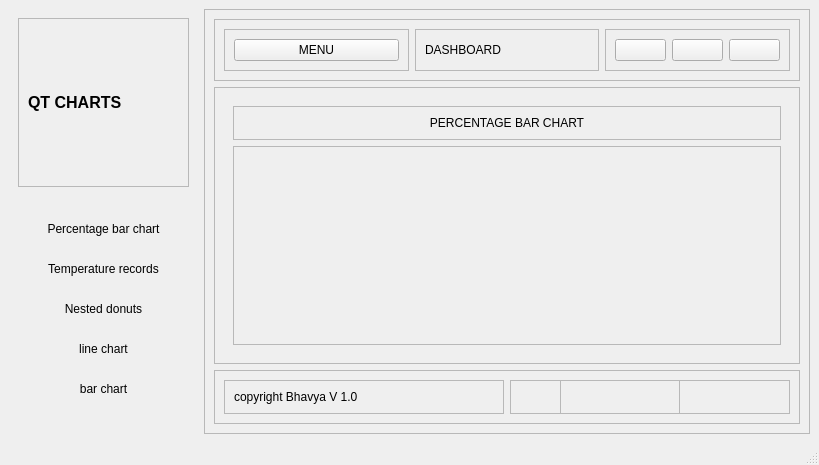
<?xml version="1.0" encoding="UTF-8"?>
<ui version="4.0">
 <class>MainWindow</class>
 <widget class="QMainWindow" name="MainWindow">
  <property name="geometry">
   <rect>
    <x>0</x>
    <y>0</y>
    <width>819</width>
    <height>465</height>
   </rect>
  </property>
  <property name="windowTitle">
   <string>MainWindow</string>
  </property>
  <widget class="QWidget" name="centralwidget">
   <layout class="QHBoxLayout" name="horizontalLayout">
    <item>
     <widget class="QWidget" name="left_menu_widget" native="true">
      <layout class="QVBoxLayout" name="verticalLayout">
       <item>
        <widget class="QFrame" name="frame_3">
         <property name="frameShape">
          <enum>QFrame::StyledPanel</enum>
         </property>
         <property name="frameShadow">
          <enum>QFrame::Raised</enum>
         </property>
         <layout class="QHBoxLayout" name="horizontalLayout_2">
          <item>
           <widget class="QLabel" name="label">
            <property name="styleSheet">
             <string notr="true"> font-size: 16px; font-weight: bold;</string>
            </property>
            <property name="text">
             <string>QT CHARTS</string>
            </property>
           </widget>
          </item>
         </layout>
        </widget>
       </item>
       <item>
        <widget class="QFrame" name="frame_4">
         <property name="styleSheet">
          <string notr="true">padding: 10px;
border-radius: 5px;
backgroung-color: rgba(33,43,51,100)</string>
         </property>
         <property name="frameShape">
          <enum>QFrame::StyledPanel</enum>
         </property>
         <property name="frameShadow">
          <enum>QFrame::Raised</enum>
         </property>
         <layout class="QVBoxLayout" name="verticalLayout_2">
          <item>
           <widget class="QPushButton" name="pushButton">
            <property name="styleSheet">
             <string notr="true">border-radius: 15px;</string>
            </property>
            <property name="text">
             <string>Percentage bar chart</string>
            </property>
            <property name="icon">
             <iconset resource="resource.qrc">
              <normaloff>:/icons/icons/chart-column-solid.svg</normaloff>:/icons/icons/chart-column-solid.svg</iconset>
            </property>
           </widget>
          </item>
          <item>
           <widget class="QPushButton" name="pushButton_5">
            <property name="text">
             <string>Temperature records</string>
            </property>
            <property name="icon">
             <iconset resource="resource.qrc">
              <normaloff>:/icons/icons/temp-svgrepo-com.svg</normaloff>:/icons/icons/temp-svgrepo-com.svg</iconset>
            </property>
           </widget>
          </item>
          <item>
           <widget class="QPushButton" name="pushButton_2">
            <property name="text">
             <string>Nested donuts</string>
            </property>
            <property name="icon">
             <iconset resource="resource.qrc">
              <normaloff>:/icons/icons/pie-chart-svgrepo-com.svg</normaloff>:/icons/icons/pie-chart-svgrepo-com.svg</iconset>
            </property>
           </widget>
          </item>
          <item>
           <widget class="QPushButton" name="pushButton_3">
            <property name="text">
             <string>line chart</string>
            </property>
            <property name="icon">
             <iconset resource="resource.qrc">
              <normaloff>:/icons/icons/chart-line-solid.svg</normaloff>:/icons/icons/chart-line-solid.svg</iconset>
            </property>
           </widget>
          </item>
          <item>
           <widget class="QPushButton" name="pushButton_4">
            <property name="text">
             <string>bar chart</string>
            </property>
            <property name="icon">
             <iconset resource="resource.qrc">
              <normaloff>:/icons/icons/chart-column-solid.svg</normaloff>:/icons/icons/chart-column-solid.svg</iconset>
            </property>
           </widget>
          </item>
         </layout>
        </widget>
       </item>
      </layout>
     </widget>
    </item>
    <item>
     <widget class="QFrame" name="frame_2">
      <property name="frameShape">
       <enum>QFrame::StyledPanel</enum>
      </property>
      <property name="frameShadow">
       <enum>QFrame::Raised</enum>
      </property>
      <layout class="QVBoxLayout" name="verticalLayout_4">
       <item>
        <widget class="QFrame" name="frame_7">
         <property name="frameShape">
          <enum>QFrame::StyledPanel</enum>
         </property>
         <property name="frameShadow">
          <enum>QFrame::Raised</enum>
         </property>
         <layout class="QHBoxLayout" name="horizontalLayout_4">
          <item>
           <widget class="QFrame" name="frame_10">
            <property name="frameShape">
             <enum>QFrame::StyledPanel</enum>
            </property>
            <property name="frameShadow">
             <enum>QFrame::Raised</enum>
            </property>
            <layout class="QHBoxLayout" name="horizontalLayout_5">
             <item>
              <widget class="QPushButton" name="pushButton_6">
               <property name="text">
                <string>MENU</string>
               </property>
              </widget>
             </item>
            </layout>
           </widget>
          </item>
          <item>
           <widget class="QFrame" name="frame_12">
            <property name="frameShape">
             <enum>QFrame::StyledPanel</enum>
            </property>
            <property name="frameShadow">
             <enum>QFrame::Raised</enum>
            </property>
            <layout class="QHBoxLayout" name="horizontalLayout_6">
             <item>
              <widget class="QLabel" name="label_7">
               <property name="text">
                <string>DASHBOARD</string>
               </property>
              </widget>
             </item>
            </layout>
           </widget>
          </item>
          <item>
           <widget class="QFrame" name="frame_11">
            <property name="frameShape">
             <enum>QFrame::StyledPanel</enum>
            </property>
            <property name="frameShadow">
             <enum>QFrame::Raised</enum>
            </property>
            <layout class="QHBoxLayout" name="horizontalLayout_7">
             <item>
              <widget class="QPushButton" name="pushButton_7">
               <property name="text">
                <string/>
               </property>
               <property name="icon">
                <iconset resource="resource.qrc">
                 <normaloff>:/icons/icons/minimize-svgrepo-com.svg</normaloff>:/icons/icons/minimize-svgrepo-com.svg</iconset>
               </property>
              </widget>
             </item>
             <item>
              <widget class="QPushButton" name="pushButton_8">
               <property name="text">
                <string/>
               </property>
               <property name="icon">
                <iconset resource="resource.qrc">
                 <normaloff>:/icons/icons/enlarge-2-svgrepo-com.svg</normaloff>:/icons/icons/enlarge-2-svgrepo-com.svg</iconset>
               </property>
              </widget>
             </item>
             <item>
              <widget class="QPushButton" name="pushButton_9">
               <property name="text">
                <string/>
               </property>
               <property name="icon">
                <iconset resource="resource.qrc">
                 <normaloff>:/icons/icons/cross-svgrepo-com.svg</normaloff>:/icons/icons/cross-svgrepo-com.svg</iconset>
               </property>
              </widget>
             </item>
            </layout>
           </widget>
          </item>
         </layout>
        </widget>
       </item>
       <item>
        <widget class="QFrame" name="frame_8">
         <property name="frameShape">
          <enum>QFrame::StyledPanel</enum>
         </property>
         <property name="frameShadow">
          <enum>QFrame::Raised</enum>
         </property>
         <layout class="QVBoxLayout" name="verticalLayout_5">
          <item>
           <widget class="QStackedWidget" name="stackedWidget">
            <widget class="QWidget" name="percentage_bar_chart">
             <layout class="QVBoxLayout" name="verticalLayout_6">
              <item>
               <widget class="QFrame" name="frame_16">
                <property name="frameShape">
                 <enum>QFrame::StyledPanel</enum>
                </property>
                <property name="frameShadow">
                 <enum>QFrame::Raised</enum>
                </property>
                <layout class="QVBoxLayout" name="verticalLayout_7">
                 <item alignment="Qt::AlignTop">
                  <widget class="QLabel" name="label_9">
                   <property name="text">
                    <string>PERCENTAGE BAR CHART</string>
                   </property>
                   <property name="alignment">
                    <set>Qt::AlignCenter</set>
                   </property>
                  </widget>
                 </item>
                </layout>
               </widget>
              </item>
              <item>
               <widget class="QFrame" name="frame_17">
                <property name="sizePolicy">
                 <sizepolicy hsizetype="Preferred" vsizetype="Expanding">
                  <horstretch>0</horstretch>
                  <verstretch>0</verstretch>
                 </sizepolicy>
                </property>
                <property name="frameShape">
                 <enum>QFrame::StyledPanel</enum>
                </property>
                <property name="frameShadow">
                 <enum>QFrame::Raised</enum>
                </property>
                <layout class="QGridLayout" name="gridLayout"/>
               </widget>
              </item>
             </layout>
            </widget>
            <widget class="QWidget" name="temperature_records">
             <layout class="QVBoxLayout" name="verticalLayout_9">
              <item>
               <widget class="QFrame" name="frame_18">
                <property name="frameShape">
                 <enum>QFrame::StyledPanel</enum>
                </property>
                <property name="frameShadow">
                 <enum>QFrame::Raised</enum>
                </property>
                <layout class="QVBoxLayout" name="verticalLayout_8">
                 <item alignment="Qt::AlignTop">
                  <widget class="QLabel" name="label_10">
                   <property name="text">
                    <string>TEMPERATURE  BAR CHART</string>
                   </property>
                   <property name="alignment">
                    <set>Qt::AlignCenter</set>
                   </property>
                  </widget>
                 </item>
                </layout>
               </widget>
              </item>
              <item>
               <widget class="QFrame" name="frame_19">
                <property name="sizePolicy">
                 <sizepolicy hsizetype="Preferred" vsizetype="Expanding">
                  <horstretch>0</horstretch>
                  <verstretch>0</verstretch>
                 </sizepolicy>
                </property>
                <property name="frameShape">
                 <enum>QFrame::StyledPanel</enum>
                </property>
                <property name="frameShadow">
                 <enum>QFrame::Raised</enum>
                </property>
                <layout class="QGridLayout" name="gridLayout_2"/>
               </widget>
              </item>
             </layout>
            </widget>
            <widget class="QWidget" name="nested_donuts">
             <layout class="QVBoxLayout" name="verticalLayout_11">
              <item>
               <widget class="QFrame" name="frame_20">
                <property name="frameShape">
                 <enum>QFrame::StyledPanel</enum>
                </property>
                <property name="frameShadow">
                 <enum>QFrame::Raised</enum>
                </property>
                <layout class="QVBoxLayout" name="verticalLayout_10">
                 <item alignment="Qt::AlignTop">
                  <widget class="QLabel" name="label_11">
                   <property name="text">
                    <string>NESTED DONUT CHART</string>
                   </property>
                   <property name="alignment">
                    <set>Qt::AlignCenter</set>
                   </property>
                  </widget>
                 </item>
                </layout>
               </widget>
              </item>
              <item>
               <widget class="QFrame" name="frame_21">
                <property name="sizePolicy">
                 <sizepolicy hsizetype="Preferred" vsizetype="Expanding">
                  <horstretch>0</horstretch>
                  <verstretch>0</verstretch>
                 </sizepolicy>
                </property>
                <property name="frameShape">
                 <enum>QFrame::StyledPanel</enum>
                </property>
                <property name="frameShadow">
                 <enum>QFrame::Raised</enum>
                </property>
                <layout class="QGridLayout" name="gridLayout_3"/>
               </widget>
              </item>
             </layout>
            </widget>
            <widget class="QWidget" name="line_chart">
             <layout class="QVBoxLayout" name="verticalLayout_13">
              <item>
               <widget class="QFrame" name="frame_22">
                <property name="frameShape">
                 <enum>QFrame::StyledPanel</enum>
                </property>
                <property name="frameShadow">
                 <enum>QFrame::Raised</enum>
                </property>
                <layout class="QVBoxLayout" name="verticalLayout_12">
                 <item alignment="Qt::AlignTop">
                  <widget class="QLabel" name="label_12">
                   <property name="text">
                    <string>PERCENTAGE BAR CHART</string>
                   </property>
                   <property name="alignment">
                    <set>Qt::AlignCenter</set>
                   </property>
                  </widget>
                 </item>
                </layout>
               </widget>
              </item>
              <item>
               <widget class="QFrame" name="frame_23">
                <property name="sizePolicy">
                 <sizepolicy hsizetype="Preferred" vsizetype="Expanding">
                  <horstretch>0</horstretch>
                  <verstretch>0</verstretch>
                 </sizepolicy>
                </property>
                <property name="frameShape">
                 <enum>QFrame::StyledPanel</enum>
                </property>
                <property name="frameShadow">
                 <enum>QFrame::Raised</enum>
                </property>
                <layout class="QGridLayout" name="gridLayout_4"/>
               </widget>
              </item>
             </layout>
            </widget>
            <widget class="QWidget" name="bar_chart">
             <layout class="QVBoxLayout" name="verticalLayout_15">
              <item>
               <widget class="QFrame" name="frame_24">
                <property name="frameShape">
                 <enum>QFrame::StyledPanel</enum>
                </property>
                <property name="frameShadow">
                 <enum>QFrame::Raised</enum>
                </property>
                <layout class="QVBoxLayout" name="verticalLayout_14">
                 <item alignment="Qt::AlignTop">
                  <widget class="QLabel" name="label_13">
                   <property name="text">
                    <string>BAR CHARTS</string>
                   </property>
                   <property name="alignment">
                    <set>Qt::AlignCenter</set>
                   </property>
                  </widget>
                 </item>
                </layout>
               </widget>
              </item>
              <item>
               <widget class="QFrame" name="frame_25">
                <property name="sizePolicy">
                 <sizepolicy hsizetype="Preferred" vsizetype="Expanding">
                  <horstretch>0</horstretch>
                  <verstretch>0</verstretch>
                 </sizepolicy>
                </property>
                <property name="frameShape">
                 <enum>QFrame::StyledPanel</enum>
                </property>
                <property name="frameShadow">
                 <enum>QFrame::Raised</enum>
                </property>
                <layout class="QGridLayout" name="gridLayout_5"/>
               </widget>
              </item>
             </layout>
            </widget>
           </widget>
          </item>
         </layout>
        </widget>
       </item>
       <item>
        <widget class="QFrame" name="frame_9">
         <property name="frameShape">
          <enum>QFrame::StyledPanel</enum>
         </property>
         <property name="frameShadow">
          <enum>QFrame::Raised</enum>
         </property>
         <layout class="QHBoxLayout" name="horizontalLayout_8">
          <item>
           <widget class="QFrame" name="frame_13">
            <property name="frameShape">
             <enum>QFrame::StyledPanel</enum>
            </property>
            <property name="frameShadow">
             <enum>QFrame::Raised</enum>
            </property>
            <layout class="QHBoxLayout" name="horizontalLayout_9">
             <item>
              <widget class="QLabel" name="label_8">
               <property name="text">
                <string>copyright Bhavya V 1.0</string>
               </property>
              </widget>
             </item>
            </layout>
           </widget>
          </item>
          <item>
           <widget class="QFrame" name="frame_14">
            <property name="frameShape">
             <enum>QFrame::StyledPanel</enum>
            </property>
            <property name="frameShadow">
             <enum>QFrame::Raised</enum>
            </property>
            <widget class="QFrame" name="frame_15">
             <property name="geometry">
              <rect>
               <x>50</x>
               <y>0</y>
               <width>120</width>
               <height>80</height>
              </rect>
             </property>
             <property name="frameShape">
              <enum>QFrame::StyledPanel</enum>
             </property>
             <property name="frameShadow">
              <enum>QFrame::Raised</enum>
             </property>
            </widget>
           </widget>
          </item>
         </layout>
        </widget>
       </item>
      </layout>
     </widget>
    </item>
   </layout>
  </widget>
  <widget class="QMenuBar" name="menubar">
   <property name="geometry">
    <rect>
     <x>0</x>
     <y>0</y>
     <width>819</width>
     <height>21</height>
    </rect>
   </property>
  </widget>
  <widget class="QStatusBar" name="statusbar"/>
 </widget>
 <resources>
  <include location="resource.qrc"/>
 </resources>
 <connections/>
</ui>
